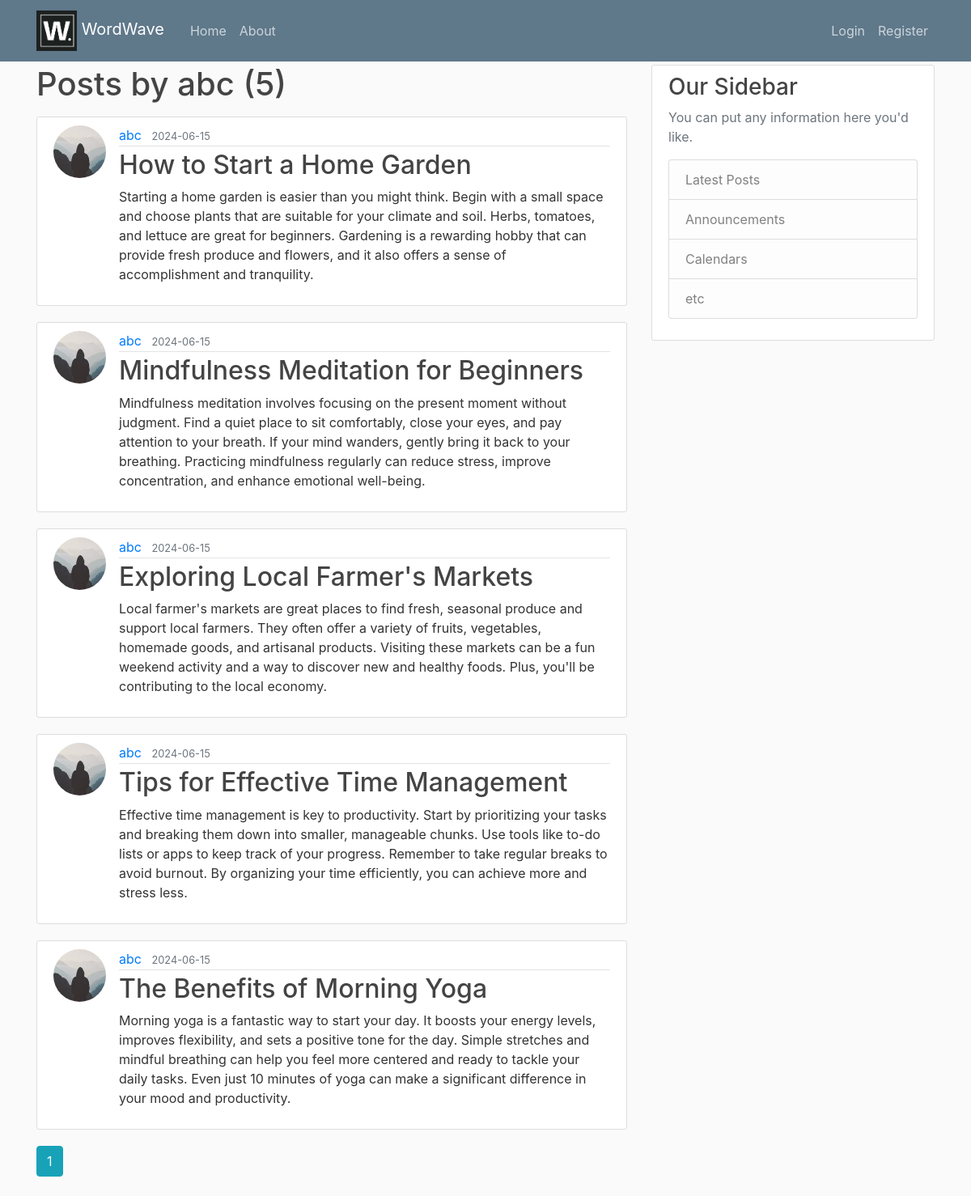
Screenshot of /user/abc with the database file from the repository.
### Flask_Blog/models.py (models this page shows, shortened)
class User(db.Model, UserMixin):
    id= db.Column(db.Integer, primary_key=True)
    username= db.Column(db.String(20), unique=True, nullable=False)
    email= db.Column(db.String(120), unique=True, nullable=False)
    image_file = db.Column(db.String(20), nullable=False, default='default.jpg')
    password= db.Column(db.String(60), nullable=False)
    posts= db.relationship('Post', backref='author', lazy=True)

class Post(db.Model):
    id= db.Column(db.Integer, primary_key=True)
    title = db.Column(db.String(100), nullable=False)
    date_posted = db.Column(db.DateTime, nullable=False, default=datetime.utcnow)
    content = db.Column(db.Text, nullable=False)
    user_id = db.Column(db.Integer, db.ForeignKey('user.id'), nullable=False)

### Flask_Blog/users/routes.py (the view)
@users.route('/user/<string:username>')
def user_posts(username):
    page = request.args.get('page', 1, type=int)
    user= User.query.filter_by(username=username).first_or_404()
    posts=Post.query.filter_by(author=user)\
        .order_by(Post.date_posted.desc())\
            .paginate(page=page, per_page=5)
    return render_template('user_posts.html', posts=posts, user=user)

### Flask_Blog/templates/user_posts.html
{% extends "layout.html" %}
{% block content %}
    <h1 class="mb-3">Posts by {{ user.username }} ({{ posts.total }})</h1>
    {%for post in posts.items %}
    <article class="media content-section">
    <img class ="rounded-circle article-img" src="{{url_for('static', filename='profile_pics/' + post.author.image_file) }}">
    <div class="media-body">
        <div class="article-metadata">
        <a class="mr-2" href="{{ url_for('users.user_posts', username=post.author.username)}}">{{ post.author.username }}</a>
        <small class="text-muted">{{ post.date_posted.strftime('%Y-%m-%d') }}</small>
        </div>
        <h2><a class="article-title" href="{{url_for('posts.post', post_id=post.id) }}">{{ post.title }}</a></h2>
        <p class="article-content">{{ post.content }}</p>
    </div>
    </article>
    {% endfor %}
    {%for page_num in posts.iter_pages(left_edge=1, right_edge=1, left_current=1, right_current=2) %}
    {% if page_num %}
        {% if posts.page == page_num %}
            <a class="btn btn-info mb-4" href="{{ url_for('users.user_posts',username=user.username, page=page_num) }}">{{ page_num }}</a>
        {% else %}
            <a class="btn btn-outline-info mb-4" href="{{ url_for('users.user_posts',username=user.username , page=page_num) }}">{{ page_num }}</a>
        {% endif %}
    {% else %}
        ...
    {% endif %}
    {% endfor %}
{% endblock content %}

### Flask_Blog/static/main.css (style rules this page uses)
body { background: #fafafa; color: #333333; margin-top: 5rem; }
h1, h2, h3, h4, h5, h6 { color: #444444; }
.content-section { background: #ffffff; padding: 10px 20px; border: 1px solid #dddddd; border-radius: 3px; margin-bottom: 20px; }
.article-title { color: #444444; }
.article-content { white-space: pre-line; }
.article-img { height: 65px; width: 65px; margin-right: 16px; }
.article-metadata { padding-bottom: 1px; margin-bottom: 4px; border-bottom: 1px solid #e3e3e3 }

### rows the page displays
User: username "abc"
Post: image_file (picture), author.username "abc", date_posted "2024-06-15", title "How to Start a Home Garden", content "Starting a home garden is easier than you might think. Begin with a small space and choose plants that are suitable for your climate and soil. Herbs, tomatoes, and lettuce are great for beginners. Gardening is a rewarding hobby that can provide fresh produce and flowers, and it also offers a sense of accomplishment and tranquility."
Post: image_file (picture), author.username "abc", date_posted "2024-06-15", title "Mindfulness Meditation for Beginners", content "Mindfulness meditation involves focusing on the present moment without judgment. Find a quiet place to sit comfortably, close your eyes, and pay attention to your breath. If your mind wanders, gently bring it back to your breathing. Practicing mindfulness regularly can reduce stress, improve concentration, and enhance emotional well-being."
Post: image_file (picture), author.username "abc", date_posted "2024-06-15", title "Exploring Local Farmer's Markets", content "Local farmer's markets are great places to find fresh, seasonal produce and support local farmers. They often offer a variety of fruits, vegetables, homemade goods, and artisanal products. Visiting these markets can be a fun weekend activity and a way to discover new and healthy foods. Plus, you'll be contributing to the local economy."
Post: image_file (picture), author.username "abc", date_posted "2024-06-15", title "Tips for Effective Time Management", content "Effective time management is key to productivity. Start by prioritizing your tasks and breaking them down into smaller, manageable chunks. Use tools like to-do lists or apps to keep track of your progress. Remember to take regular breaks to avoid burnout. By organizing your time efficiently, you can achieve more and stress less."
Post: image_file (picture), author.username "abc", date_posted "2024-06-15", title "The Benefits of Morning Yoga", content "Morning yoga is a fantastic way to start your day. It boosts your energy levels, improves flexibility, and sets a positive tone for the day. Simple stretches and mindful breathing can help you feel more centered and ready to tackle your daily tasks. Even just 10 minutes of yoga can make a significant difference in your mood and productivity."

### other values shown
{{ posts.total }} "5"
{{ page_num }} "1"
